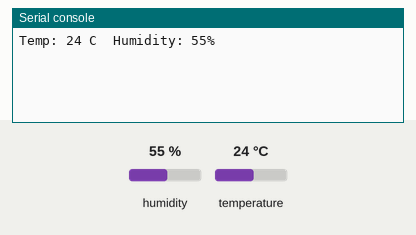
This program was run on a simulated CircuitPython board. Shown: the last lines printed to the serial console. The test bench sets the inputs (shaded band); at power-on: humidity 55 %, temperature 24 °C.

Above: at 1.2 s.
1.3 s: humidity set to 22 %
At 3.3 s:
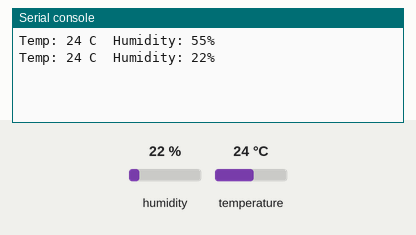
4.3 s: temperature set to 12 °C
At 5.7 s:
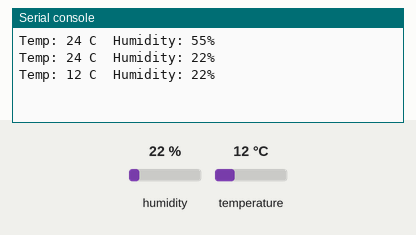
7.3 s: humidity set to 40 %
At 10.5 s:
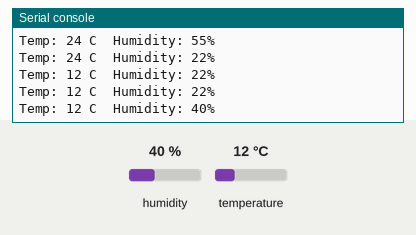
Timing chart, 0 to 12.0 s (numbered marks = the images above; inputs shaded):
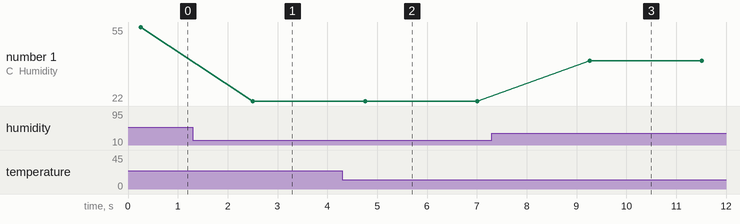

The program:

example.py
```python
# Reads temperature and humidity from a DHT11 connected to GPIO4 using Adafruit's CircuitPython DHT library and prints readings every 2 seconds with basic error handling.
#
# Buy this module: https://shillehtek.com/products/shillehtek-dht11-with-cables
# Full manual: https://shillehtek.com/blogs/shillehtek-product-manuals/f
# More examples: https://github.com/shillehbean/shillehtek-examples
#

#!/usr/bin/env python3
# DHT11 - Raspberry Pi Python Example
# Install: sudo pip3 install adafruit-circuitpython-dht
# Also need: sudo apt install libgpiod2

import time
import board
import adafruit_dht

dht = adafruit_dht.DHT11(board.D4)

while True:
    try:
        t = dht.temperature
        h = dht.humidity
        print(f"Temp: {t} C  Humidity: {h}%")
    except RuntimeError as e:
        print(f"Read error: {e}")
    time.sleep(2)
```

Measured:
- after the input at 1.3 s, the serial console: prints a new line after 1.2 s (image 1)
- after the input at 4.3 s, the serial console: prints a new line after 0.46 s (image 2)
- after the input at 7.3 s, the serial console: prints a new line after 2.0 s (image 3)
- plotted number 1: 55 → 22 after the input at 1.3 s, 22 → 40 after the input at 7.3 s
